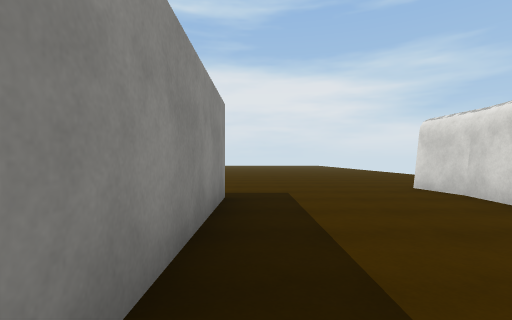
[1] (above)

16 first-person views from a walk through a 3-D level made in the Unity game engine. The camera is 1.2 m above the floor, looks level and sees 85° across. The floor is counted in squares, 2 m on a side. Each view is taken from the middle of a square. On the plan, view 1 faces up. The plan holds only what a view shows up to about 9 squares ahead; the rest is blank. The place goes on beyond the plan. Surface patterns are stand-ins for the level's own textures.

[2]
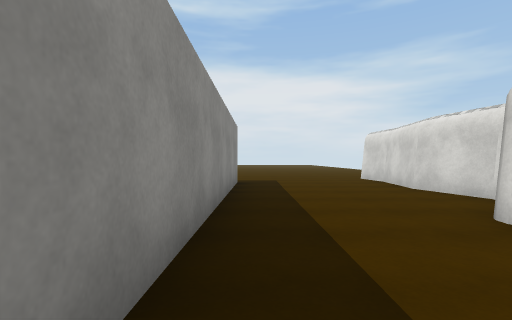

[3]
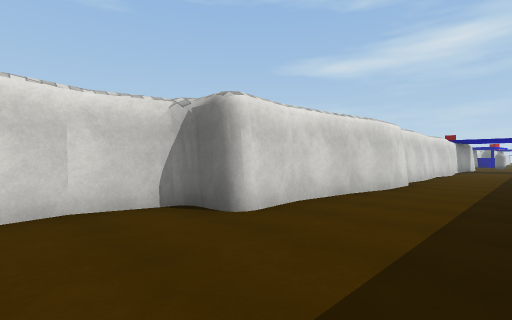

[4]
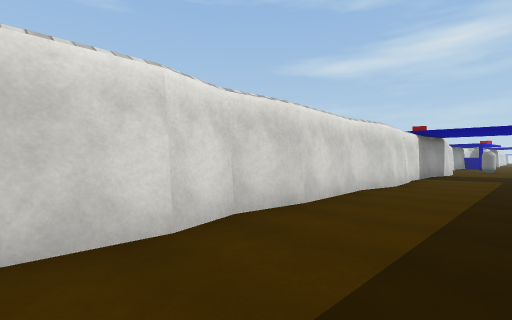

[5]
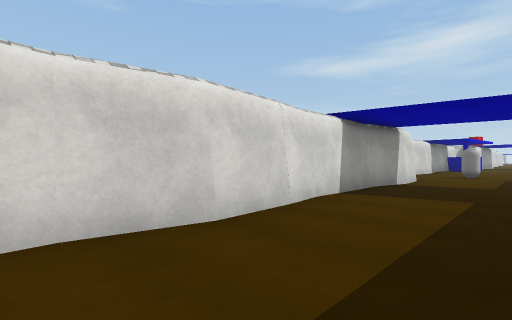

[6]
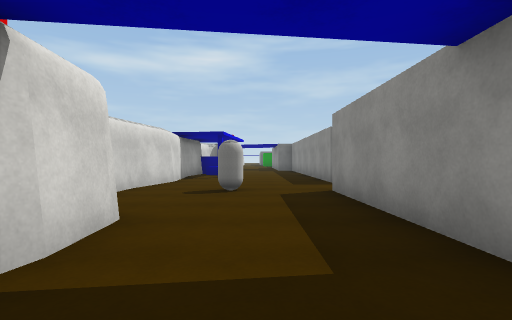

[7]
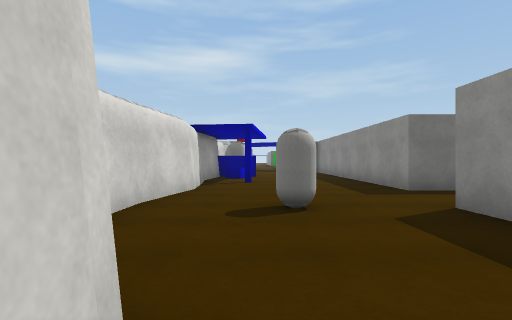

[8]
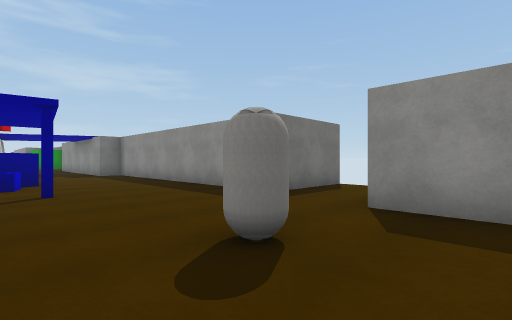

[9]
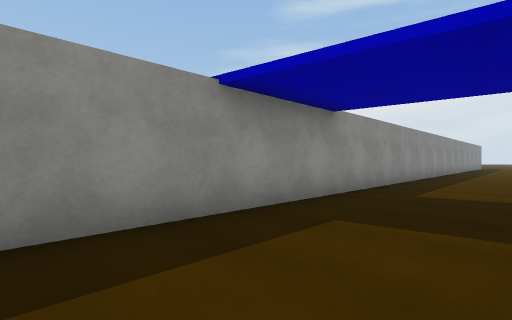

[10]
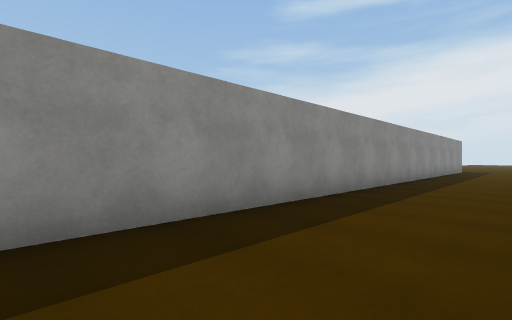

[11]
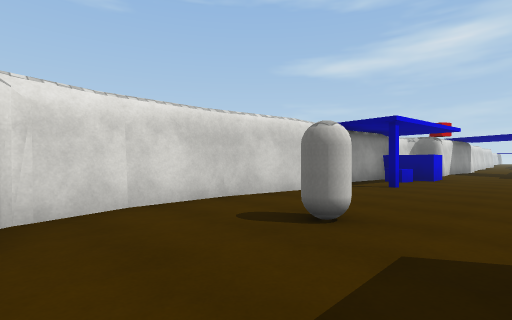

[12]
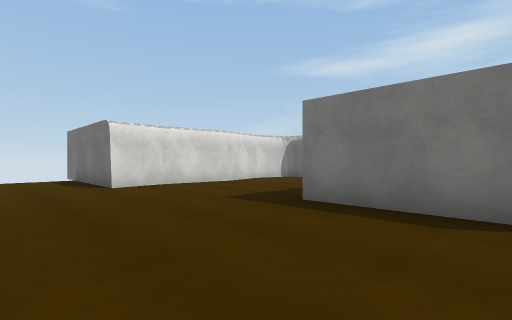

[13]
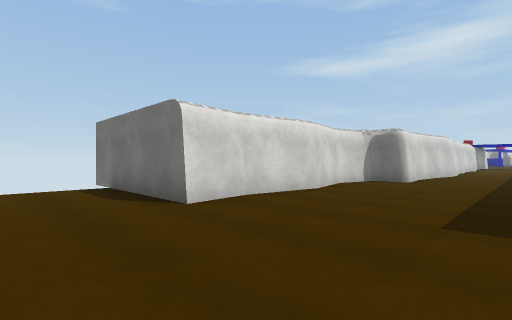

[14]
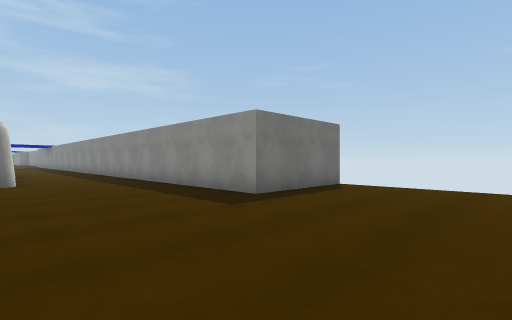

[15]
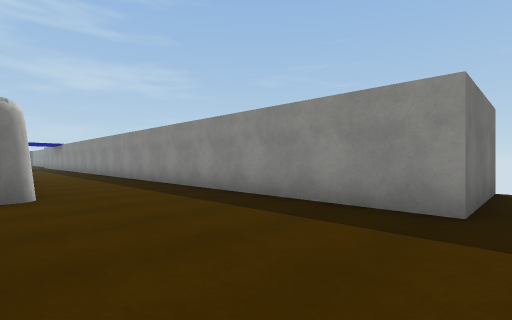

[16]
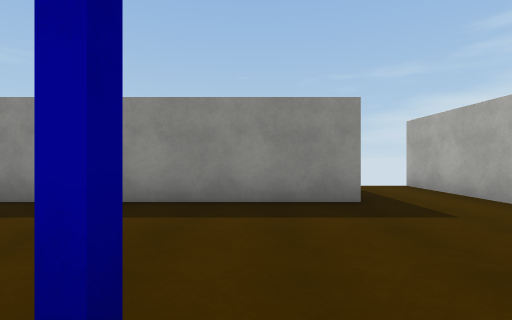

### Floor plan
Points are (right, up) in squares from view 1. A wall is a line through its corners. A room is listed if a view was taken in it or the views show most of it. See-through windows are left out.
Room 1 (views 1, 2, 3, 4, 5, 6, 7, 8, 9, 10, 11, 12, 13, 14, 15, 16)
walls: (2.5, -9.5) (2.3, -7.3) (2.4, -6) (2.1, -5.1); (2.2, -5.2) (2.2, -3.8); (2.3, -10.8) (2.5, -9.3); (2.1, -4) (2.4, -2.7); (2.3, -4) (2.6, -2.7); (2.4, -2.8) (2.5, -1.3); (2.6, -14.3) (2.6, -12.9); (2.5, -1.4) (2.4, -0.4); (2.7, -15.4) (2.3, -10.6); (2.5, -0.1) (3.3, 0) (3.7, 1.4) (3.3, 2.8) (3.6, 4.7); (2.6, 0) (3.3, 0); (2.4, -16.5) (2.6, -15.3); (2.4, -17.9) (2.4, -17.3); (3.7, -19.4) (3.3, -18.2); (-0.7, -20.5) (-3.5, -20.5); (3.6, 4.6) (3.4, 6) (7.5, 6); (3.7, -21) (3.7, -19.3); (-3.5, 4.5) (-0.5, 4.5) (-0.5, -20.5); (3.3, -22.9) (3.7, -20.8); (-3.5, -22.5) (-1, -22.5) (-1, -27.8); (3.7, -25.4) (3.4, -22.7); (3.3, -27.3) (3.6, -25.3); (1.9, -28.1) (2, -27) (3, -27)
low walls: (2.1, -13.1) (2, -11.9)
objects: capsule (1, -21) to (2, -20); blue block (3, -26)

Where each view was taken, in squares from view 1:
view 1: 0 up, 0 right, facing up
view 2: 3 down, 0 right, facing up
view 3: 2 up, 0 right, facing down-right
view 4: 4 down, 0 right, facing down-right
view 5: 9 down, 0 right, facing down-right
view 6: 15 down, 1 right, facing down
view 7: 17 down, 2 right, facing down
view 8: 19 down, 3 right, facing down-left
view 9: 19 down, 2 right, facing up-left
view 10: 12 down, 2 right, facing up-left
view 11: 18 down, 0 right, facing down-right
view 12: 8 up, 3 left, facing down-right
view 13: 8 up, 0 right, facing down-right
view 14: 8 up, 3 right, facing down-left
view 15: 5 up, 3 right, facing down-left
view 16: 24 down, 3 right, facing left
